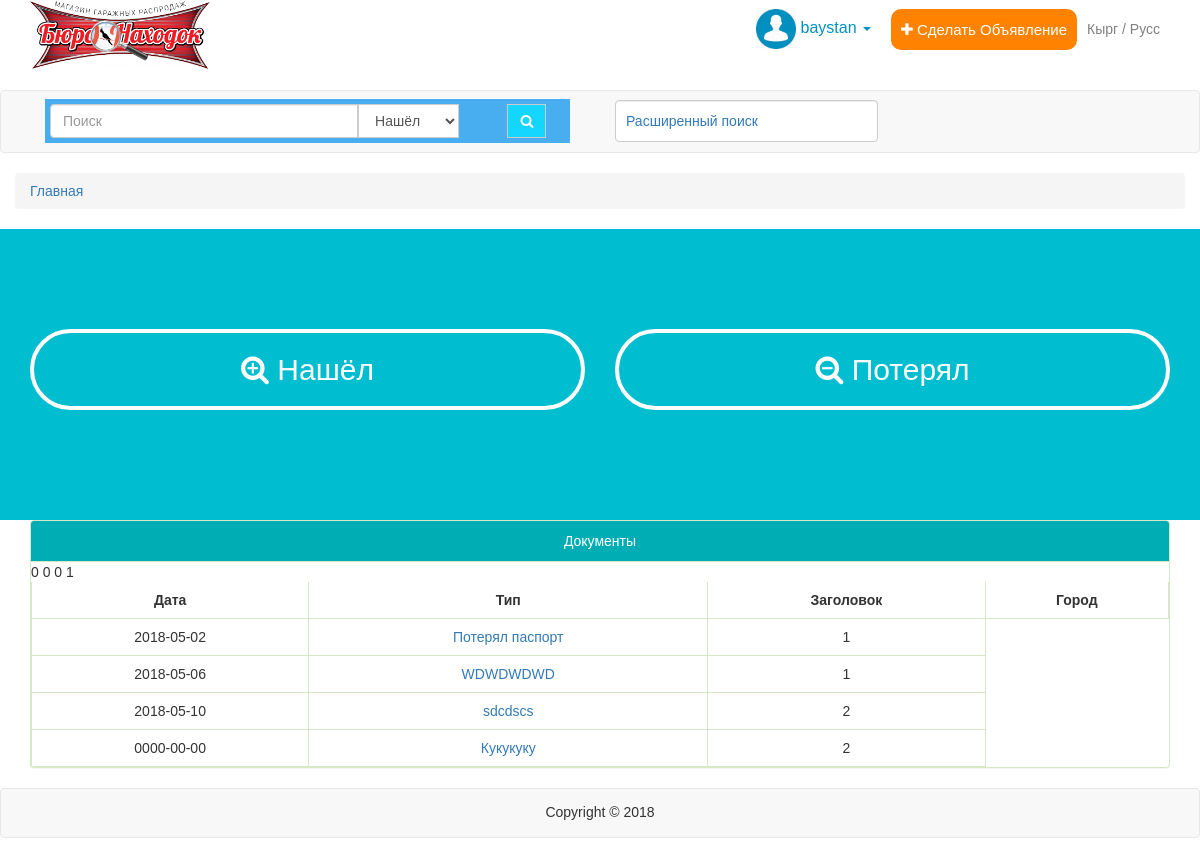
/statistics.php?id=1 (signed in), run on the app's committed database.
### tables this page shows
CREATE TABLE IF NOT EXISTS `categories` (
  `id` int(11) NOT NULL AUTO_INCREMENT,
  `name` varchar(250) NOT NULL,
  `found` varchar(250) NOT NULL,
  PRIMARY KEY (`id`)
);

CREATE TABLE IF NOT EXISTS `ads` (
  `id` int(11) NOT NULL AUTO_INCREMENT,
  `data` date NOT NULL,
  `category` int(11) NOT NULL,
  `caption` varchar(250) NOT NULL,
  `city` varchar(250) NOT NULL,
  `nomer` varchar(250) NOT NULL,
  `des` varchar(250) NOT NULL,
  `id_category` int(11) NOT NULL,
  `picture` varchar(250) NOT NULL,
  `vip` int(11) NOT NULL,
  PRIMARY KEY (`id`)
);

### statistics.php (the view, shortened to what this page needs)
<?php
$connection = mysqli_connect("localhost", "root", "", "buronahodok");
mysqli_set_charset($connection,'utf8');
?>
<!DOCTYPE html>
<html>
<head>
  <link  href="css/bootstrap.css" rel="stylesheet">
  <link rel="stylesheet" type="text/css" href="css/style.css">
  <link rel="stylesheet" type="text/css" href="css/font-awesome.min.css">
  <link rel="stylesheet" href="css/animate.css">
</head>
<body>
     <header class="header">
  <nav class="navbar">
    <div class="container">
    <div class="navbar-header">
      <span><img class="logo" src="img/logo.png"></span>
    </div>
    <div class="navbar-form navbar-right">
    <?php
      if(isset($_SESSION['login'])) {
    ?>
    <div class="user_1 btn-group">
      <div class="user" data-toggle="dropdown"><img class="account_icon" src="img/acc.jpg"> <? echo $_SESSION['login'] ?>
      <span class="caret"></span>
      </div>
      <a <? if (isset($_SESSION['login'])) { echo 'href="ad.php"';} else{echo 'href="chek_in.php"';} ?>>
        <div class="ad">
          <p><i class="fa fa-plus"></i> Сделать Объявление</p>
        </div>
      </a>
      <div class="language">
        Кырг / Русс
      </div>
    <?
    }
    else {
      ?>
        <a href="sign_in.php" class="btn btn-primary border" id="login">Войти</a>
      <a href="chek_in.php" class="btn btn-success border" id="reg">Зарегистрироваться</a>
    <?
    }
    ?>
    </div>
  </nav>
</header>
<section class="section1">
  <nav class="navbar navbar-default">
    <div class="container">
      <div class="row">
      <div class="col-md-6 col-sm-6 col-xs-12">
         <form class="navbar-form" action="search.php" method="POST">
            <div class="input-group">
              <input type="text" class="form-control" placeholder="Поиск">
              <div class="input-group-btn">
                <select class="search" name="aa">
                  <option value=1>Нашёл</option>
                  </select>
              </div>
              <div class="input-group-btn">
                <button class="btn btn-default" type="submit" name="seke"><i class="fa fa-search"></i></button>
              </div>
            </div>
          </form>
        </div>
          <div class="col-md-3 col-sm-4 col-xs-12 bot">
            <div class="poisk"><a data-toggle="collapse" href="#collapseTwo">Расширенный поиск</a></div>
          </div>
      </div>
    </div>
  </nav>
</section>
<div class="container">
  <div class="row">
    <ol class="breadcrumb">
      <li><a href="index.php">Главная</a></li>
  </ol>
  </div>
</div>
<main class="main">
  <div class="container">
    <div class="row">
      <div class="col-lg-6 col-md-6 col-sm-6 col-xs-12 center plus">
        <div id="find" class="btn btn-success find">
          <h2><i class="fa fa-search-plus"></i> Нашёл</h2>
        </div>
      </div>
      <div class="col-lg-6 col-md-6 col-sm-6 col-xs-12 center plus">
        <div id="lost" class="btn btn-danger find">
          <h2><i class="fa fa-search-minus"></i> Потерял</h2>
        </div>
      </div>
    </div>
  </div>
</main>
<div class="result">
<section>
  <div class="container">
    <div class="row">
      <div class="col-md-12 col-sm-12 col-xs-12">
        <div class="panel panel-success">
        <?
        $result = mysqli_query($connection, "SELECT * FROM categories WHERE id=".$_GET['id']);
        while ($row =mysqli_fetch_row($result))
        {
        ?>
          <div class="panel-heading center"><? echo $row[1]; ?></div>
        <?
        }
        ?>
          <table class="table">
             <tr class="center">
                <td><b>Дата</b></td>
                <td><b>Тип</b></td>
                <td><b>Заголовок</b></td>
                <td><b>Город</b></td>
             </tr>
<?php
    $result = mysqli_query($connection, "SELECT * FROM ads INNER JOIN category_tip ON ads.category=category_tip.id WHERE ads.id_category=".$_GET['id']);
  while ($row =mysqli_fetch_row($result)) {
?>
            <tr class="center">
              <td><? echo $row[1]; ?></td>
              <td><a href="index2.php?id=<?php echo $row[0] ?>"><? echo $row[3]; ?></a></td>
              <td><? echo $row[4]; ?></td>
            </tr>
<?
}
?>
          </table>
        </div>
      </div>
    </div>
  </div>
</section>
</div>
<footer class="footer">
  <div class="navbar navbar-default">
    <div class="container">
      <div class="row">
        <div class="center"><p>Copyright © 2018</p></div>
      </div>
    </div>
  </div>
</footer>
</body>
</html>

### css/style.css (style rules this page uses)
* { box-sizing: border-box; }
body { height: 5000px; font-size: 14px; font-family: Arial, sans-serif; }
img { width: 100% }
.panel-success > .panel-heading { background-color:#00ADB5; color: #fff; }
.bot { margin-bottom: 10px }
.logo { width: 180px }
.user { font-size: 16px; color: #0290c0; float: left; margin-right: 20px }
.input-group-btn:last-child > .btn { background-color: #15d6ff; color: #fff; border-radius: 0; }
.search { height: 34px; padding: 6px 12px; font-size: 14px; color: #555; background-color: #fff; border: 1px solid #ccc; float: left; }
.account_icon { width: 40px; }
.ad { float: left; padding: 10px; background-color: #ff8300; border-radius: 10px; font-size: 15px; }
.ad p { margin: 0; padding: 0; color: #fff }
.language { color: grey; padding: 10px; float: left; }
.navbar-form .input-group { background-color: #49aeef; padding: 5px; width: 100% }
.poisk { display: block; width: 100%; padding: 10px; font-size: 14px; line-height: 1.42857143; color: #555; margin-top: 9px; background-color: #fff; background-image: none; border: 1px solid #ccc; border-radius: 4px; -webkit-box-shadow: inset 0 1px 1px rgba(0, 0, 0, .075); box-shadow: inset 0 1px 1px rgba(0, 0, 0, .075); -webkit-transition: border-color ease-in-out .15s, -webkit-box-shadow ease-in-out .15s; -o-transition: border-color ease-in-out .15s, box-shadow ease-in-out .15s; transition: border-color ease-in-out .15s, box-shadow ease-in-out .15s; }
.user_1 { float: left; }
.center { text-align: center; }
.main { background-color: #00bdd0; padding: 100px 0; }
.main h2 { margin: 0; }
.main .find { width: 100%; padding: 20px; border-radius: 50px; border: 4px solid #fff; background-color: transparent; transition: 1s; color: #fff; cursor: pointer; }
.main .plus { margin-bottom: 10px }
.table tr:first-child { border: 0; }
.table td { border: 1px solid #d6e9c6; }
.footer p { margin-top: 13px }
.navbar-default .navbar-form { border: none; }

### data on the page
categories: name "Документы"
ads: data "2018-05-02", caption "Потерял паспорт", city "1"
ads: data "2018-05-06", caption "WDWDWDWD", city "1"
ads: data "2018-05-10", caption "sdcdscs", city "2"
ads: data "0000-00-00", caption "Кукукуку", city "2"

### other printed values
$_SESSION['login'] "baystan"
